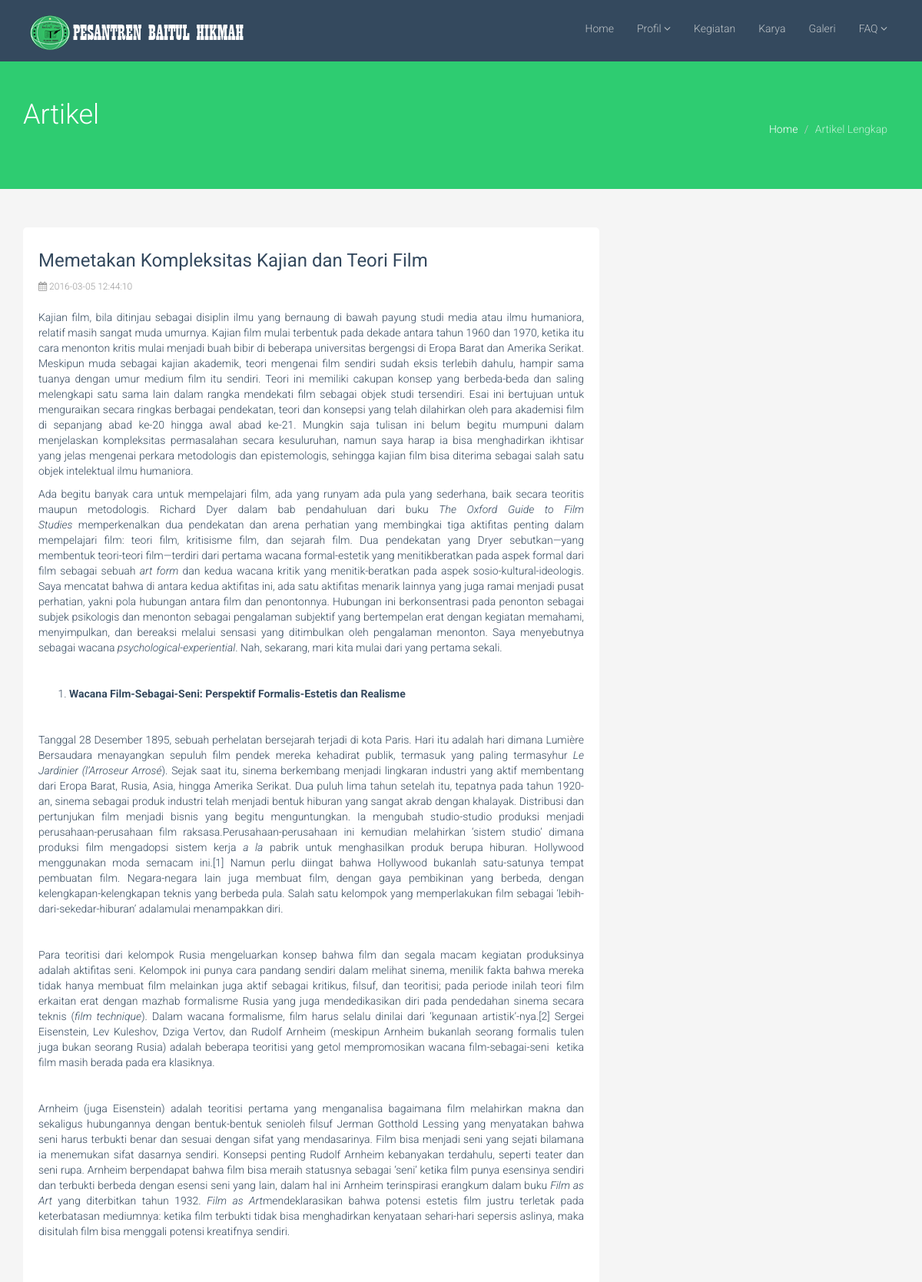
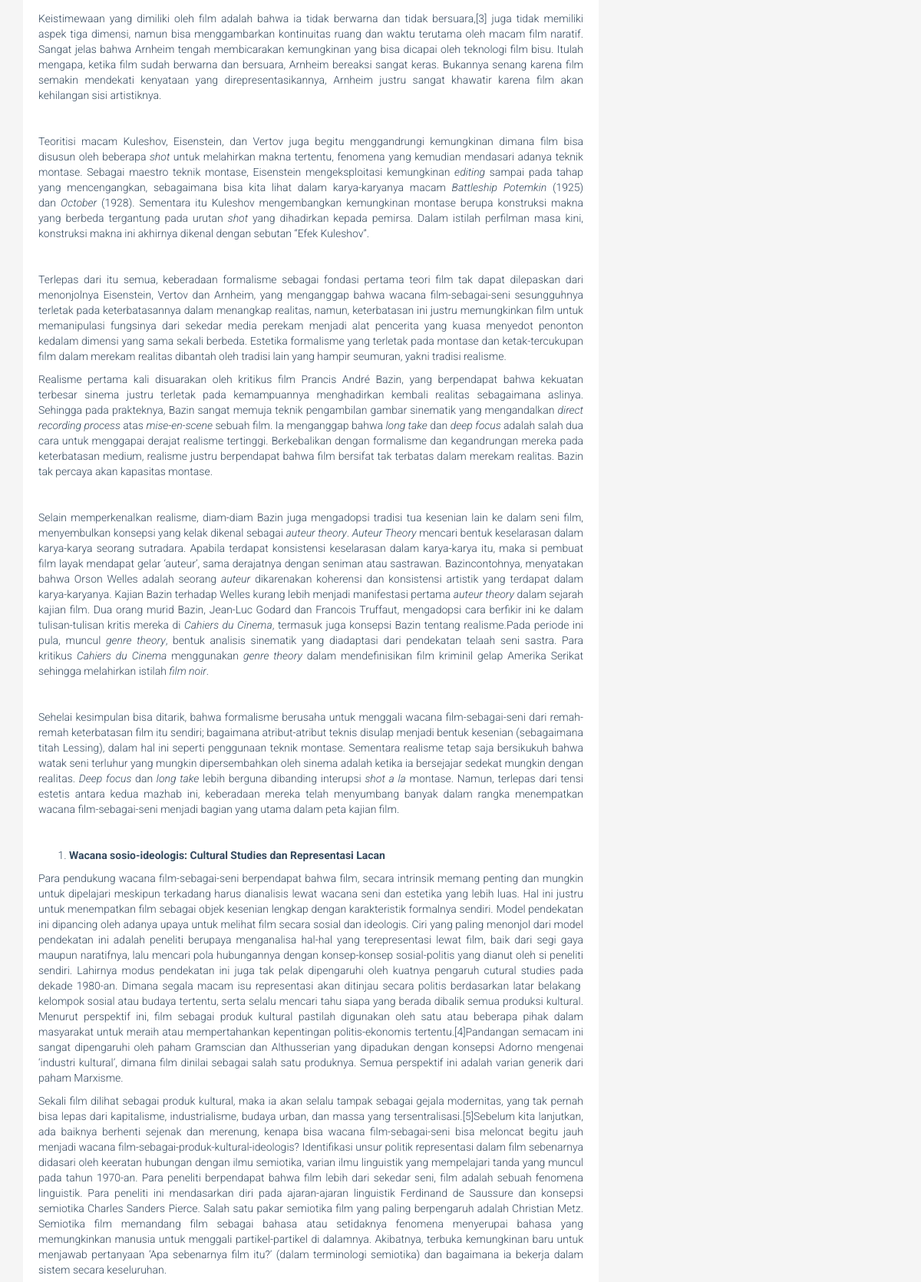
Page /blog-item.php?id=Ar003 (upper part) on the committed database (2 pictures, top to bottom).
### tables this page shows
CREATE TABLE IF NOT EXISTS `tb_artikel` (
  `id_akl` varchar(5) NOT NULL,
  `judul_akl` varchar(100) NOT NULL,
  `isi_akl` text NOT NULL,
  `gbr_write` varchar(30) NOT NULL,
  `nama_write` varchar(20) NOT NULL,
  `isi_write` text NOT NULL,
  `tgl_input` datetime NOT NULL
);

### blog-item.php (the view, shortened to what this page needs)
<!DOCTYPE html>
<html lang="en">
<head>
    <link href="css/bootstrap.min.css" rel="stylesheet">
    <link href="css/font-awesome.min.css" rel="stylesheet">
    <link href="css/prettyPhoto.css" rel="stylesheet">
    <link href="css/animate.css" rel="stylesheet">
    <link href="css/main.css" rel="stylesheet">
</head>
<body>
<?php
    include  'kontrol/database.php';
 ?>
    <header class="navbar navbar-inverse navbar-fixed-top wet-asphalt" role="banner">
        <div class="container">
            <div class="navbar-header">
                <a class="navbar-brand" href="index.php"><img src="images/logo.png" alt="logo"></a>
            </div>
            <div class="collapse navbar-collapse">
                <ul class="nav navbar-nav navbar-right">
                    <li><a href="index.php">Home</a></li>
                    <li class="dropdown">
                        <a href="#" class="dropdown-toggle" data-toggle="dropdown">Profil <i class="icon-angle-down"></i></a>
                    </li>
                    <li><a href="kegiatan.php">Kegiatan</a></li>
                    <li><a href="karya.php">Karya</a></li>
                    <li><a href="galeri.php">Galeri</a></li>
                    <li class="dropdown">
                        <a href="#" class="dropdown-toggle" data-toggle="dropdown">FAQ <i class="icon-angle-down"></i></a>
                    </li>
                </ul>
            </div>
        </div>
    </header>
    <section id="title" class="emerald">
        <div class="container">
            <div class="row">
                <div class="col-sm-6">
                    <h1>Artikel</h1>
                </div>
                <div class="col-sm-6">
                    <ul class="breadcrumb pull-right">
                        <li><a href="index.html">Home</a></li>
                        <li class="active">Artikel Lengkap</li>
                    </ul>
                </div>
            </div>
        </div>
    </section>
    <section id="blog" class="container">
        <div class="row">
            <aside class="col-sm-4 col-sm-push-8">
            </aside>
            <div class="col-sm-8 col-sm-pull-4">
                <div class="blog">
                    <?php
                            $result= mysql_query("select * from tb_artikel where id_akl='". $_GET['id'] ."'");
                            while ($masuk=mysql_fetch_array($result)) {
                    ?>
                    <div class="blog-item">
                        <div class="blog-content">
                            <h3><h3><?php echo $masuk['judul_akl']; ?></h3>
                            <div class="entry-meta">
                                <span><i class="icon-calendar"></i> <?php echo $masuk['tgl_input']; ?></span>
                            </div>
                            <p><?php echo $masuk['isi_akl']; ?></p>
                        </div>
                    </div>
                    <?php
                }
                ?>
                </div>
            </div>
        </div>
    </section>
</body>
</html>

### css/main.css (style rules this page uses)
body { padding-top: 80px; color: #34495e; background: #f5f5f5; font-family: 'Roboto', sans-serif; font-weight: 300; }
h1, h2, h3, h4, h5, h6 { font-family: 'Roboto', sans-serif; font-weight: 400; }
a { color: #34495e; -webkit-transition: 300ms; -moz-transition: 300ms; -o-transition: 300ms; transition: 300ms; }
body > section { padding: 50px 0; }
.turquoise, .green-sea, .sun-flower, .orange, .emerald, .nephrits, .carrot, .pumkin, .peter-river, .belize-hole, .alizarin, .pomegranate, .amethyst, .wisteria, .clouds .silver, .wet-asphalt, .midnight-blue, .concrete, .asbestos { color: #fff; }
.turquoise h1, .green-sea h1, .sun-flower h1, .orange h1, .emerald h1, .nephrits h1, .carrot h1, .pumkin h1, .peter-river h1, .belize-hole h1, .alizarin h1, .pomegranate h1, .amethyst h1, .wisteria h1, .clouds .silver h1, .wet-asphalt h1, .midnight-blue h1, .concrete h1, .asbestos h1, .turquoise h2, .green-sea h2, .sun-flower h2, .orange h2, .emerald h2, .nephrits h2, .carrot h2, .pumkin h2, .peter-river h2, .belize-hole h2, .alizarin h2, .pomegranate h2, .amethyst h2, .wisteria h2, .clouds .silver h2, .wet-asphalt h2, .midnight-blue h2, .concrete h2, .asbestos h2, .turquoise h3, .green-sea h3, .sun-flower h3, .orange h3, .emerald h3, .nephrits h3, .carrot h3, .pumkin h3, .peter-river h3, .belize-hole h3, .alizarin h3, .pomegranate h3, .amethyst h3, .wisteria h3, .clouds .silver h3, .wet-asphalt h3, .midnight-blue h3, .concrete h3, .asbestos h3, .turquoise h4, .green-sea h4, .sun-flower h4, .orange h4, .emerald h4, .nephrits h4, .carrot h4, .pumkin h4, .peter-river h4, .belize-hole h4, .alizarin h4, .pomegranate h4, .amethyst h4, .wisteria h4, .clouds .silver h4, .wet-asphalt h4, .midnight-blue h4, .concrete h4, .asbestos h4, .turquoise h5, .green-sea h5, .sun-flower h5, .orange h5, .emerald h5, .nephrits h5, .carrot h5, .pumkin h5, .peter-river h5, .belize-hole h5, .alizarin h5, .pomegranate h5, .amethyst h5, .wisteria h5, .clouds .silver h5, .wet-asphalt h5, .midnight-blue h5, .concrete h5, .asbestos h5, .turquoise h6, .green-sea h6, .sun-flower h6, .orange h6, .emerald h6, .nephrits h6, .carrot h6, .pumkin h6, .peter-river h6, .belize-hole h6, .alizarin h6, .pomegranate h6, .amethyst h6, .wisteria h6, .clouds .silver h6, .wet-asphalt h6, .midnight-blue h6, .concrete h6, .asbestos h6 { color: #fff; }
.emerald { background-color: #2ecc71; }
.wet-asphalt { background-color: #34495e; }
.wet-asphalt a:not(.btn) { color: #bdc3c7; }
#title h1 { margin: 0; font-size: 36px; font-weight: 300; }
ul.breadcrumb { margin: 20px 0 0; background: transparent; }
ul.breadcrumb > li { text-shadow: none; }
ul.breadcrumb > li > a, ul.breadcrumb > li .divider { color: #fff; }
ul.breadcrumb > li.active { color: rgba(255, 255, 255, 0.7); }
.navbar-inverse { border: none; }
.navbar-inverse .navbar-brand { font-family: 'Bubbler One', sans-serif; font-size: 36px; line-height: 50px; color: #fff; }
.navbar-inverse .navbar-nav { margin-top: 20px; }
.navbar-inverse .navbar-nav > li > a { padding-top: 7px; padding-bottom: 7px; border-radius: 4px; color: #bdc3c7; }
.navbar-inverse .navbar-collapse, .navbar-inverse .navbar-form { border-top: 0; }
.row > div { margin-bottom: 10px; }
.blog .blog-item { background-color: #fff; border-radius: 5px; margin-bottom: 20px; }
.blog .blog-item .blog-content { padding: 20px; }
.blog .blog-item h3 { margin-top: 0; }
.blog .blog-item .entry-meta { margin-bottom: 20px; }
.blog .blog-item .entry-meta > span { display: inline-block; color: #999; margin-right: 10px; font-size: 12px; }

### rows in the picture
tb_artikel: judul_akl "Memetakan Kompleksitas Kajian dan Teori Film", tgl_input "2016-03-05 12:44:10", isi_akl "Kajian film, bila ditinjau sebagai disiplin ilmu yang bernaung di bawah payung studi media atau ilmu humaniora, relatif masih sangat muda umurnya. Kajian film mulai terbentuk pada dekade antara tahun 1960 dan 1970, ketika itu cara menonton kritis mulai menjadi buah bibir di beberapa universitas bergengsi di Eropa Barat dan Amerika Serikat. Meskipun muda sebagai kajian akademik, teori mengenai film sendiri sudah eksis terlebih dahulu, hampir sama tuanya dengan umur medium film itu sendiri. Teori ini memiliki cakupan konsep yang berbeda-beda dan saling melengkapi satu sama lain dalam rangka mendekati film sebagai objek studi tersendiri. Esai ini bertujuan untuk menguraikan secara ringkas…"
